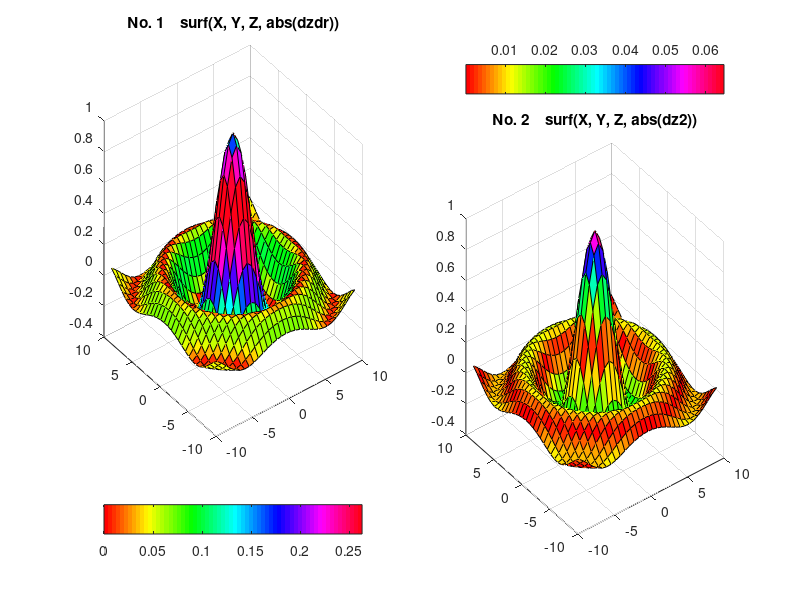

Recreate this plot in MATLAB.
% 20130506 XY511 21:55
% AbrahamX @ NWPU
% Four dimensions? Kidding me? Fucking me? Fucking U.
% Well, if you look at it, you may find it not that bad an institute.
% Find your interest, figure out the right & clear way to fuck
% those stuff till EXPLODE. Only in this way will you be successful.

clf;  % Or just new a figure
x = 3 * pi * (-1: 1/15: 1);
y = x;
[X, Y] = meshgrid(x, y);
R = sqrt(X.^2 + Y.^2) + eps;
Z = sin(R) ./ R;
[dzdx, dzdy] = gradient(Z);
dzdr = sqrt(dzdx.^2 + dzdy.^2);  % Total derivative
dz2 = del2(Z);  % Curvature

% Plot
subplot(121)
surf(X, Y, Z, abs(dzdr))
shading faceted
colorbar('SouthOutside')
brighten(0.6);  % Yes, Minister.
colormap hsv
title('No. 1    surf(X, Y, Z, abs(dzdr))')

subplot(122)
surf(X, Y, Z, abs(dz2))  % Coloring
shading faceted
colorbar('NorthOutside')
title('No. 2    surf(X, Y, Z, abs(dz2))')

